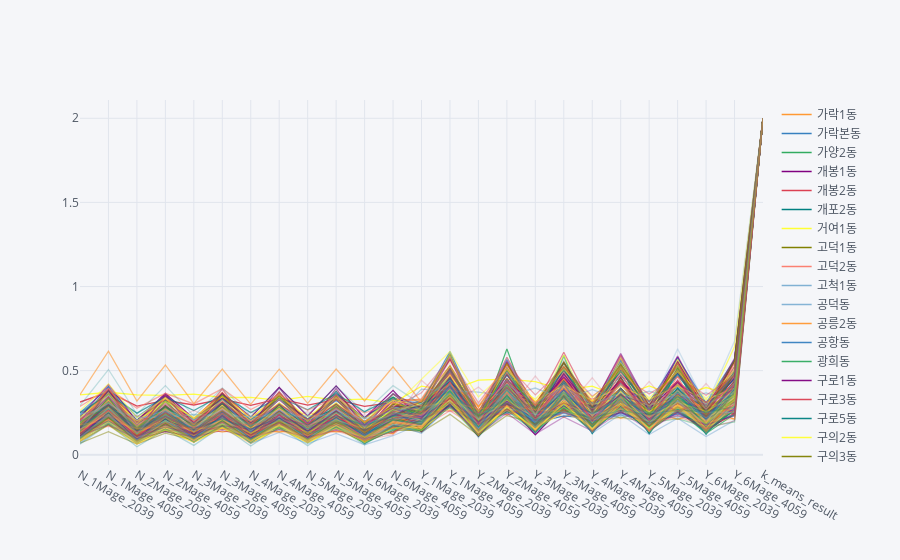

Source (notebook cell):
### Code cell
data_scale.query("k_means_result == 2").T.iplot()
